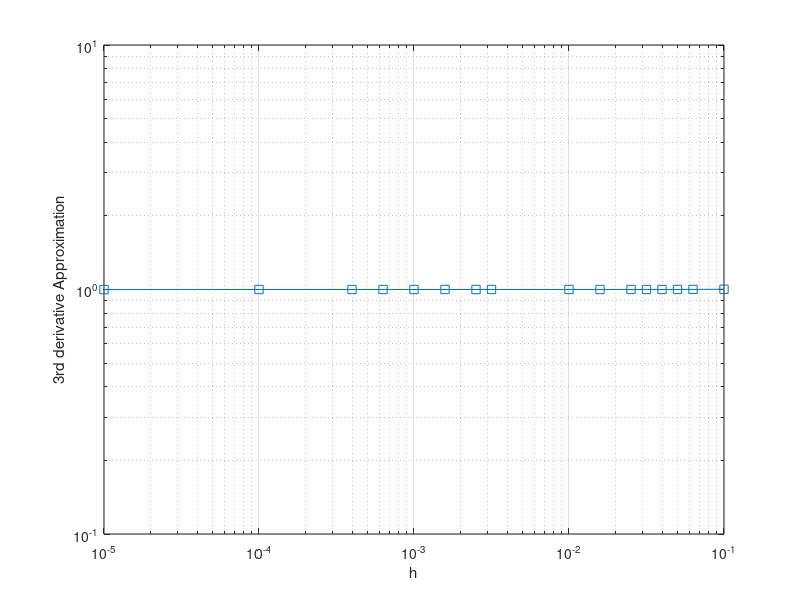

Write MATLAB code to recreate this figure.

format long

%% Function
func = @(x) exp(x) ;

%% target point
x0 = 0;

%% approximate formula derived in first part of question
f3d = @(h) ( func(x0+2*h) - func(x0-2*h) -2*func(x0+h) +2*func(x0-h) )/(2*(h^3)) ;

%%stepList
hList = [1.0e-1,10^(-1.2), 10^(-1.3),10^(-1.4),10^(-1.5), 10^(-1.6),10^(-1.8),1.0e-2,10^(-2.5), 10^(-2.6),10^(-2.8),1.0e-3,10^(-3.2),10^(-3.4),1.0e-4,1.0e-5]%,1.0e-6,1.0e-7,1.0e-8,1.0e-9];
i=1
%%collect the 3rd order derivatives
%for h = hList
for j=1:length(hList)
   f3dCollect(j) = f3d(hList(j)) ;
end

f3dCollect

loglog(hList, f3dCollect, '-s')
grid on

xlabel('h')
ylabel('3rd derivative Approximation')

